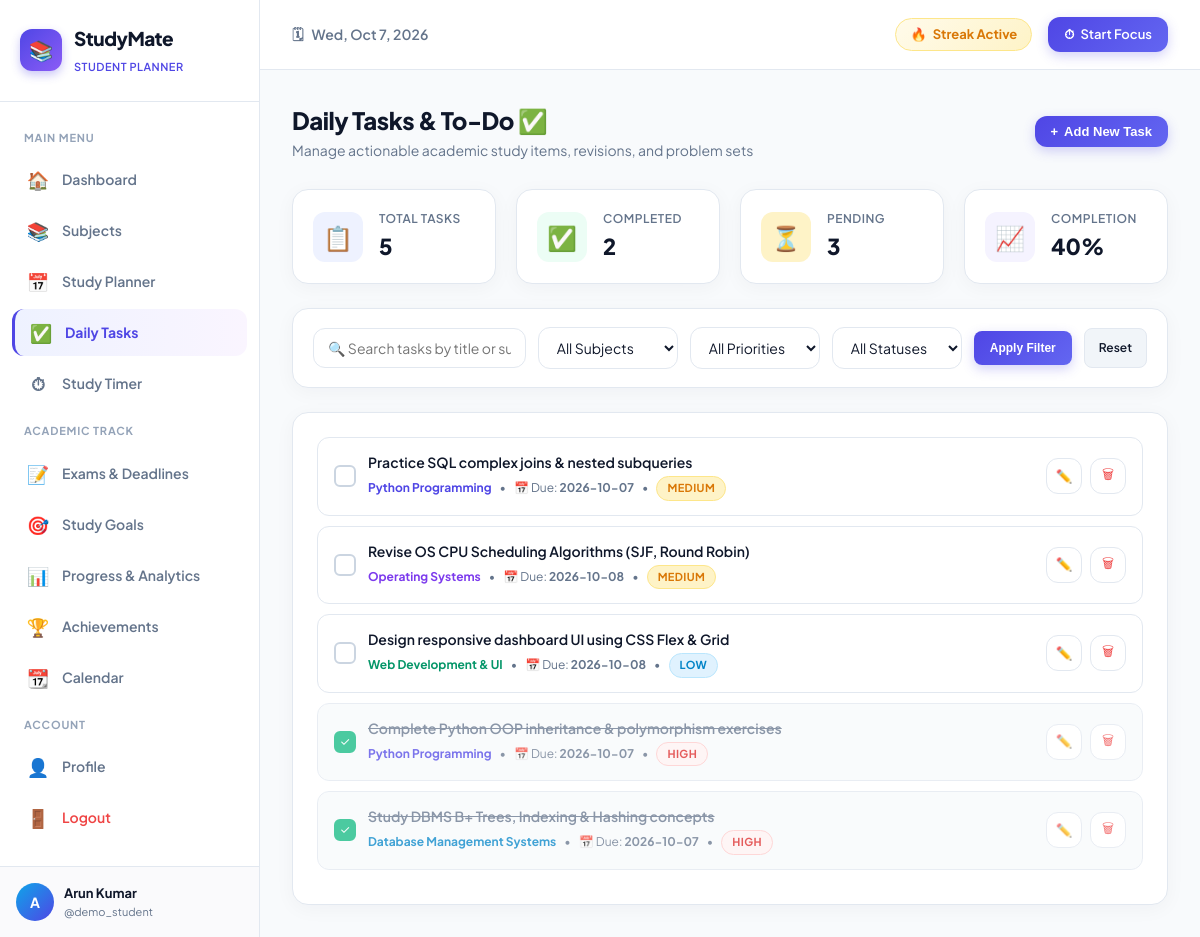
Page /tasks (signed in) on the committed database.
### tables this page shows
CREATE TABLE tasks (
        id INTEGER PRIMARY KEY AUTOINCREMENT,
        user_id INTEGER NOT NULL,
        subject_id INTEGER,
        title TEXT NOT NULL,
        due_date DATE NOT NULL,
        priority TEXT DEFAULT 'Medium',
        is_completed INTEGER DEFAULT 0,
        completed_at TIMESTAMP,
        created_at TIMESTAMP DEFAULT CURRENT_TIMESTAMP,
        FOREIGN KEY (user_id) REFERENCES users(id) ON DELETE CASCADE,
        FOREIGN KEY (subject_id) REFERENCES subjects(id) ON DELETE SET NULL
    );

CREATE TABLE subjects (
        id INTEGER PRIMARY KEY AUTOINCREMENT,
        user_id INTEGER NOT NULL,
        name TEXT NOT NULL,
        code TEXT,
        faculty TEXT,
        total_topics INTEGER DEFAULT 10,
        completed_topics INTEGER DEFAULT 0,
        target_date DATE,
        color TEXT DEFAULT '#4F46E5',
        created_at TIMESTAMP DEFAULT CURRENT_TIMESTAMP,
        FOREIGN KEY (user_id) REFERENCES users(id) ON DELETE CASCADE
    );

### app.py (the view, shortened to what this page needs)
@app.route('/tasks', methods=['GET', 'POST'])
@login_required
def tasks():
    user_id = session['user_id']
    conn = get_db()
    cursor = conn.cursor()
    filter_subject = request.args.get('subject', '')
    filter_priority = request.args.get('priority', '')
    filter_status = request.args.get('status', '')
    filter_date = request.args.get('date', '')
    search_q = request.args.get('q', '').strip()
    query = '''
    SELECT t.*, s.name as subject_name, s.color as subject_color
    FROM tasks t
    LEFT JOIN subjects s ON t.subject_id = s.id
    WHERE t.user_id = ?
    '''
    params = [user_id]
    if filter_subject:
        query += ' AND t.subject_id = ?'
        params.append(filter_subject)
    if filter_priority:
        query += ' AND t.priority = ?'
        params.append(filter_priority)
    if filter_status == 'completed':
        query += ' AND t.is_completed = 1'
    elif filter_status == 'pending':
        query += ' AND t.is_completed = 0'
    if filter_date:
        query += ' AND t.due_date = ?'
        params.append(filter_date)
    if search_q:
        query += ' AND (t.title LIKE ? OR s.name LIKE ?)'
        params.extend([f'%{search_q}%', f'%{search_q}%'])
    query += ' ORDER BY t.is_completed ASC, t.due_date ASC, CASE t.priority WHEN "High" THEN 1 WHEN "Medium" THEN 2 ELSE 3 END'
    cursor.execute(query, params)
    tasks_list = cursor.fetchall()
    cursor.execute("SELECT id, name, code FROM subjects WHERE user_id = ? ORDER BY name ASC", (user_id,))
    subjects_list = cursor.fetchall()
    cursor.execute("SELECT COUNT(*) as total, SUM(CASE WHEN is_completed = 1 THEN 1 ELSE 0 END) as completed FROM tasks WHERE user_id = ?", (user_id,))
    stats_row = cursor.fetchone()
    total_tasks = stats_row['total'] or 0
    completed_tasks = stats_row['completed'] or 0
    pending_tasks = total_tasks - completed_tasks
    completion_rate = round((completed_tasks / total_tasks * 100)) if total_tasks > 0 else 0
    conn.close()
    return render_template(
        'tasks.html',
        tasks=tasks_list,
        subjects=subjects_list,
        total_tasks=total_tasks,
        completed_tasks=completed_tasks,
        pending_tasks=pending_tasks,
        completion_rate=completion_rate,
        current_filters={
            'subject': filter_subject,
            'priority': filter_priority,
            'status': filter_status,
            'date': filter_date,
            'q': search_q
        }
    )

### app.py (called while the page is built)
def login_required(view):
    @functools.wraps(view)
    def wrapped_view(**kwargs):
        if 'user_id' not in session:
            flash('Please log in to access your StudyMate workspace.', 'warning')
            return redirect(url_for('login'))
        return view(**kwargs)
    return wrapped_view

@app.before_request
def ensure_setup():
    pass

### models.py (called while the page is built)
def get_db():
    conn = sqlite3.connect(DB_PATH)
    conn.row_factory = sqlite3.Row
    conn.execute("PRAGMA foreign_keys = ON")
    return conn

### templates/tasks.html (shortened to what this page needs)
{% extends 'base.html' %}
{% block content %}
<div class="page-header">
  <div class="page-title">
    <h2>Daily Tasks & To-Do ✅</h2>
    <p>Manage actionable academic study items, revisions, and problem sets</p>
  </div>
  <button class="btn-header btn-primary" onclick="openModal('addTaskModal')">
    <span>+</span> <span>Add New Task</span>
  </button>
</div>
<div class="stats-grid" style="grid-template-columns: repeat(4, 1fr); margin-bottom: 24px;">
  <div class="stat-card">
    <div class="stat-icon-wrap indigo">📋</div>
    <div class="stat-info">
      <div class="stat-label">Total Tasks</div>
      <div class="stat-value">{{ total_tasks }}</div>
    </div>
  </div>
  <div class="stat-card">
    <div class="stat-icon-wrap green">✅</div>
    <div class="stat-info">
      <div class="stat-label">Completed</div>
      <div class="stat-value">{{ completed_tasks }}</div>
    </div>
  </div>
  <div class="stat-card">
    <div class="stat-icon-wrap yellow">⏳</div>
    <div class="stat-info">
      <div class="stat-label">Pending</div>
      <div class="stat-value">{{ pending_tasks }}</div>
    </div>
  </div>
  <div class="stat-card">
    <div class="stat-icon-wrap purple">📈</div>
    <div class="stat-info">
      <div class="stat-label">Completion</div>
      <div class="stat-value">{{ completion_rate }}%</div>
    </div>
  </div>
</div>
<div class="card" style="margin-bottom: 24px; padding: 18px 20px;">
  <form method="GET" action="{{ url_for('tasks') }}" style="display: flex; gap: 12px; flex-wrap: wrap; align-items: center;">
    <div style="flex: 2; min-width: 200px;">
      <input type="text" name="q" class="form-control" placeholder="🔍 Search tasks by title or subject..." value="{{ current_filters.q }}">
    </div>
    <div style="flex: 1; min-width: 140px;">
      <select name="subject" class="form-control">
        <option value="">All Subjects</option>
      </select>
    </div>
    <div style="flex: 1; min-width: 130px;">
      <select name="priority" class="form-control">
        <option value="">All Priorities</option>
      </select>
    </div>
    <div style="flex: 1; min-width: 130px;">
      <select name="status" class="form-control">
        <option value="">All Statuses</option>
      </select>
    </div>
    <button type="submit" class="btn-header btn-primary btn-sm" style="padding: 10px 16px;">Apply Filter</button>
    <a href="{{ url_for('tasks') }}" class="btn-header btn-secondary btn-sm" style="padding: 10px 14px;">Reset</a>
  </form>
</div>
<div class="card">
  {% if tasks %}
    <div class="task-list">
      {% for task in tasks %}
      <div class="task-item {% if task.is_completed %}completed{% endif %}">
        <div class="task-left">
          <div class="custom-checkbox {% if task.is_completed %}checked{% endif %}" onclick="handleTaskToggle({{ task.id }}, this)">
            {% if task.is_completed %}✓{% endif %}
          </div>
          <div>
            <div class="task-title">{{ task.title }}</div>
            <div class="task-meta">
              {% if task.subject_name %}
                <span style="color: {{ task.subject_color or '#4F46E5' }}; font-weight: 700;">{{ task.subject_name }}</span> •
              {% endif %}
              <span>📅 Due: <strong>{{ task.due_date }}</strong></span> •
              <span class="badge badge-{{ task.priority.lower() }}">{{ task.priority }}</span>
            </div>
          </div>
        </div>
        <div style="display: flex; align-items: center; gap: 8px;">
          <button class="btn-icon" title="Edit Task" onclick="openEditTaskModal({{ task.id }}, '{{ task.title | replace("'", "\\'") }}', '{{ task.subject_id or '' }}', '{{ task.due_date }}', '{{ task.priority }}')">
            ✏️
          </button>
          <form method="POST" action="{{ url_for('delete_task', id=task.id) }}" onsubmit="return confirm('Delete this task?')">
            <button type="submit" class="btn-icon" title="Delete Task" style="color: var(--danger);">
              🗑
            </button>
          </form>
        </div>
      </div>
      {% endfor %}
    </div>
  {% endif %}
</div>
{% endblock %}

### rows in the picture
tasks: is_completed 0 (drawn), title "Practice SQL complex joins & nested subqueries", subject_name "Python Programming", due_date "2026-10-07", priority "MEDIUM"
tasks: is_completed 0 (drawn), title "Revise OS CPU Scheduling Algorithms (SJF, Round Robin)", subject_name "Operating Systems", due_date "2026-10-08", priority "MEDIUM"
tasks: is_completed 0 (drawn), title "Design responsive dashboard UI using CSS Flex & Grid", subject_name "Web Development & UI", due_date "2026-10-08", priority "LOW"
tasks: title "Complete Python OOP inheritance & polymorphism exercises", subject_name "Python Programming", due_date "2026-10-07", priority "HIGH"
tasks: title "Study DBMS B+ Trees, Indexing & Hashing concepts", subject_name "Database Management Systems", due_date "2026-10-07", priority "HIGH"

### other values in the picture
{{ session.get('name', 'S')[0] | upper }} "A"
{{ session.get('name', 'Student') }} "Arun Kumar"
{{ session.get('username', 'student') }} "demo_student"
{{ total_tasks }} "5"
{{ completed_tasks }} "2"
{{ pending_tasks }} "3"
{{ completion_rate }} "40"
